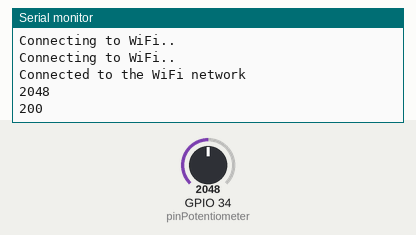
Bench run of a sketch on a simulated ESP32. Parts: the last lines printed to the serial monitor. The test bench sets the inputs (shaded band); at power-on: GPIO 34 (pinPotentiometer) = 2048. WiFi joins after 1.5 s; servers stay silent unless stated; uploads are accepted with an empty reply.

Above: at 7.2 s.
7.3 s: GPIO 34 (pinPotentiometer) set to 2866
At 8.2 s:
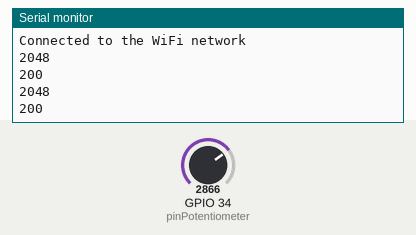
8.9 s: GPIO 34 (pinPotentiometer) set to 3603
At 10.6 s:
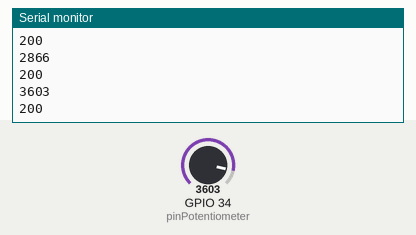
Timing chart, 0 to 12.1 s (numbered marks = the images above; inputs shaded):
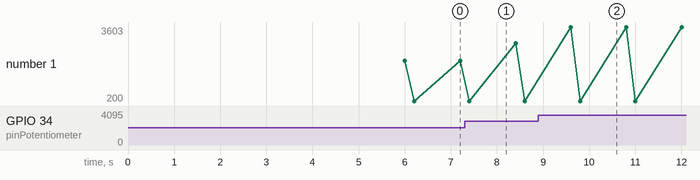

The sketch:

Main.ino
```cpp
#include <WiFi.h>

#include "Requests.h"

const char *ssid = "VIVO-271D";
const char *password = "63A12F271D";

const char *postRequestPath = "http://192.168.15.4:3000/values/post";

const int pinPotentiometer = 34;

void setup()
{

    Serial.begin(115200);
    delay(4000);

    // WiFi setup
    WiFi.begin(ssid, password);

    while (WiFi.status() != WL_CONNECTED)
    {
        delay(1000);
        Serial.println("Connecting to WiFi..");
    }

    Serial.println("Connected to the WiFi network");
}

void loop()
{
    int potentiometerValue;
    potentiometerValue = analogRead(pinPotentiometer);
    Serial.println(potentiometerValue);

    if (WiFi.status() == WL_CONNECTED)
    {
        Requests::makePostRequest(postRequestPath, MakeJSON("value", potentiometerValue));
    }
    else
    {
        Serial.println("Error in WiFi connection");
    }

    delay(1000);
}
```

MakeJSON.cpp
```cpp
#include "MakeJSON.h"

#include <string>
using namespace std;

MakeJSON::MakeJSON(string k, int v)
{
    key = k;
    value = v;
}

string MakeJSON::getJSON()
{
    return "{\"" + key + "\": " + to_string(value) + "}";
}
```

MakeJSON.h
```cpp
#ifndef MAKEJSON_H
#define MAKEJSON_H

#include <string>
using namespace std;

class MakeJSON
{
private:
    string key;
    int value;

public:
    MakeJSON(string k, int v);

    string getJSON();
};

#endif // MAKEJSON_H
```

Requests.cpp
```cpp
#include <HTTPClient.h>
#include <string>

#include "Requests.h"
#include "MakeJSON.h"

void Requests::makePostRequest(String postRequestPath, MakeJSON json)
{
    HTTPClient http;

    String httpRequestData;
    int httpResponseCode;

    http.begin(postRequestPath);
    http.addHeader("Content-Type", "application/json");

    httpResponseCode = http.POST(json.getJSON().c_str());

    if (httpResponseCode > 0)
    {
        String response = http.getString();

        Serial.println(httpResponseCode);
        Serial.println(response);
    }
    else
    {
        Serial.print("Error on sending POST: ");
        Serial.println(httpResponseCode);
    }

    http.end();
}
```

Requests.h
```cpp
#ifndef REQUESTS_H
#define REQUESTS_H

#include "MakeJSON.h"

class Requests
{
private:
    char *postRequestPath;

public:
    static void makePostRequest(String path, MakeJSON json);
};

#endif // REQUESTS_H
```

Measured:
- after the input at 8.9 s, the serial monitor: prints a new line after 0.70 s (image 2)
